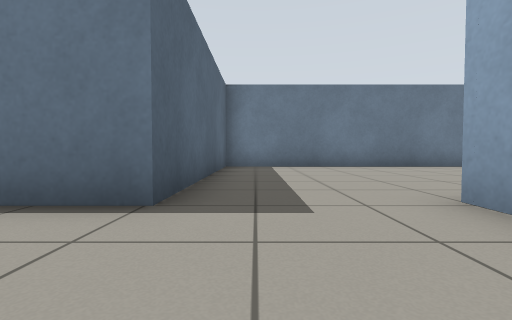
view 1 (above)

24 first-person views from a walk through a robot-simulator world made for Gazebo. The camera is 0.5 m above the floor, tilts 2° down and sees 85° across. The floor is counted in squares, 1 m on a side. Each view is taken from the middle of a square. On the plan, view 1 faces up. The plan holds only what a view shows up to about 9 squares ahead; the rest is blank. The place goes on beyond the plan.

view 2
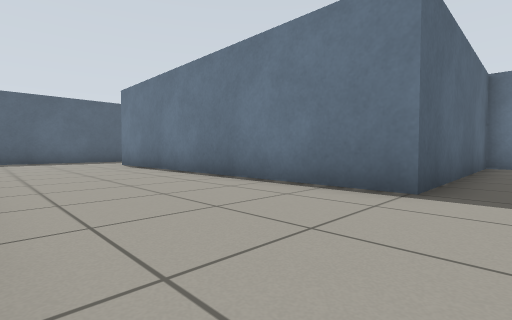

view 3
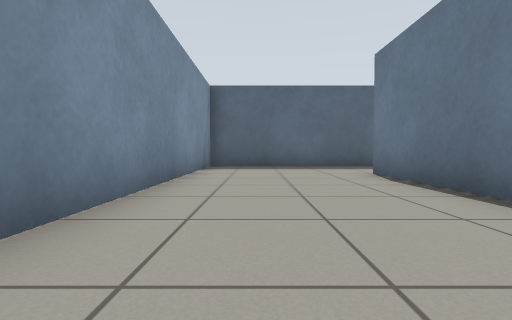

view 4
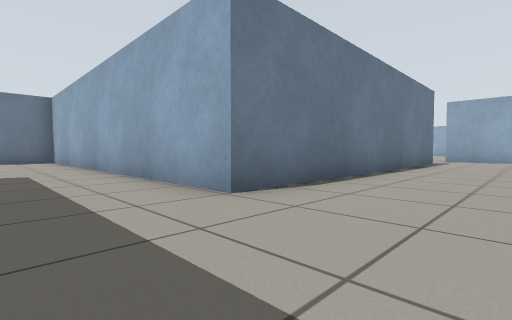

view 5
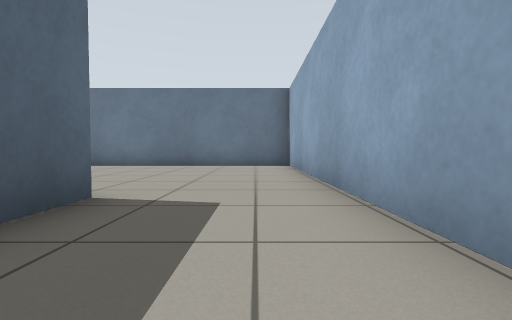

view 6
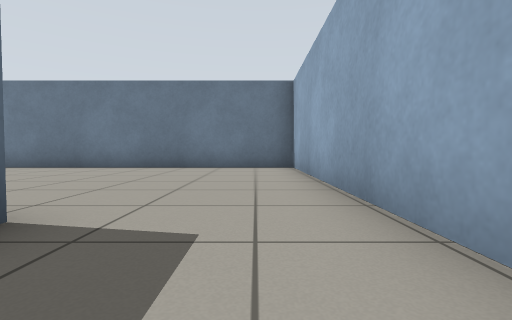

view 7
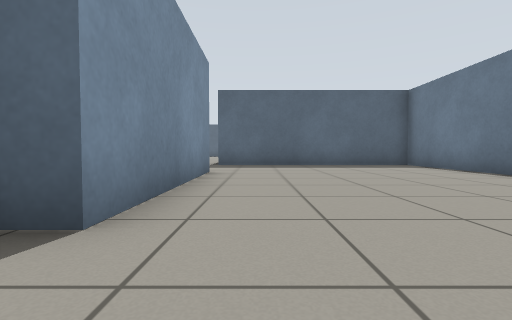

view 8
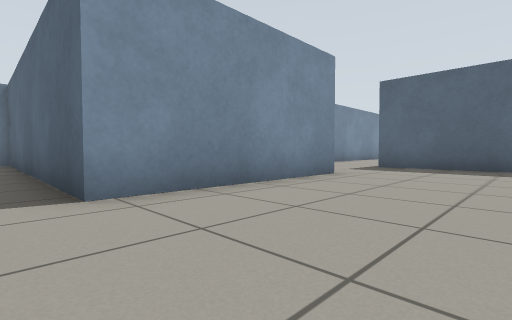

view 9
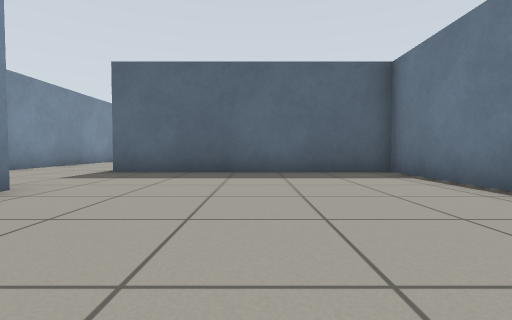

view 10
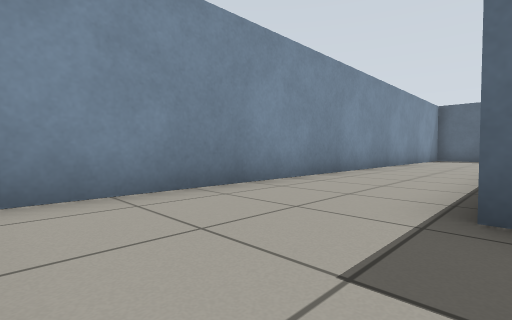

view 11
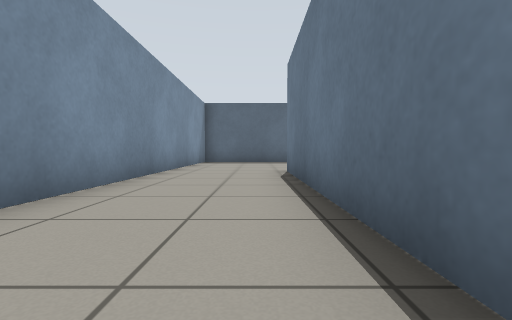

view 12
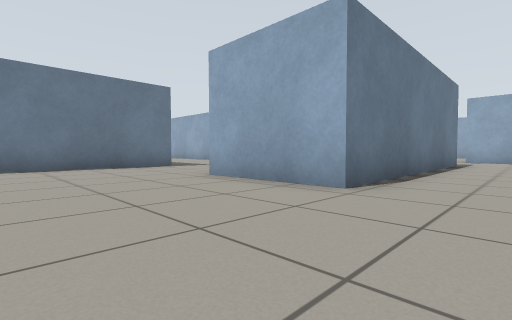

view 13
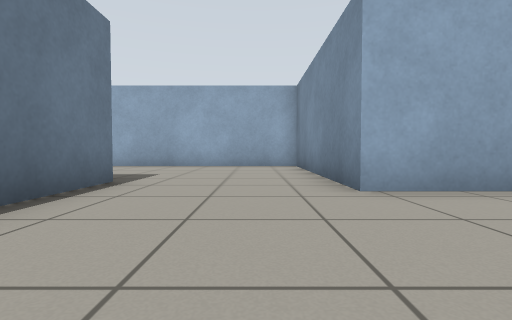

view 14
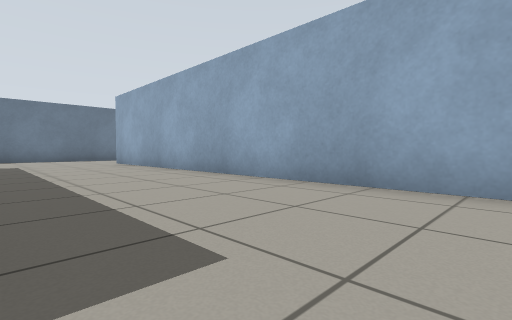

view 15
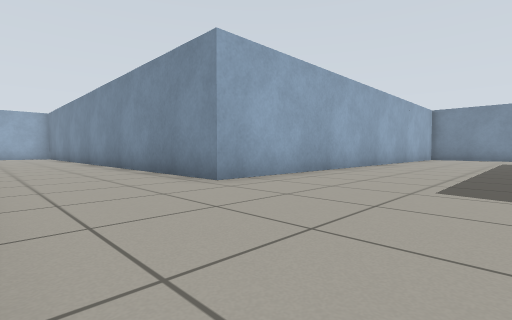

view 16
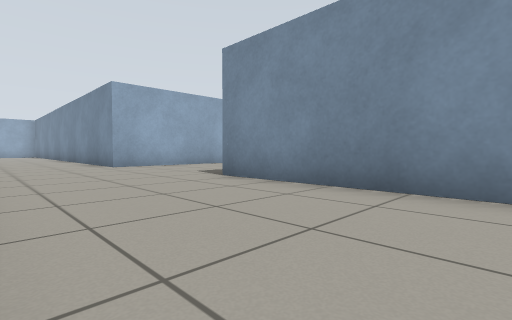

view 17
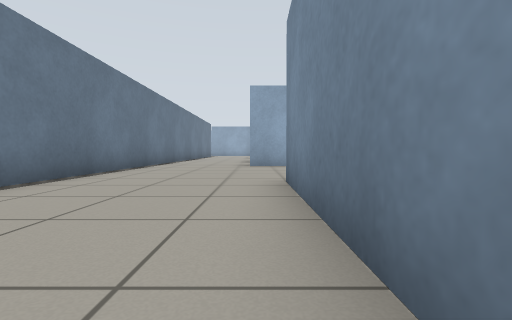

view 18
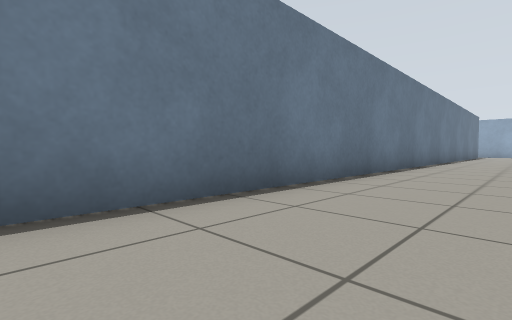

view 19
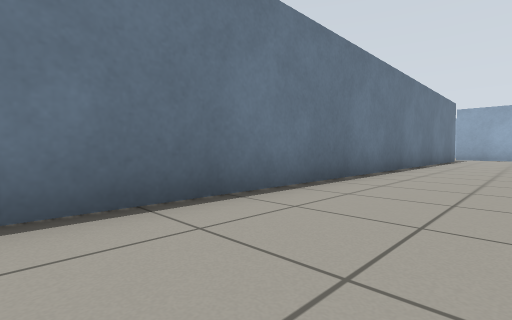

view 20
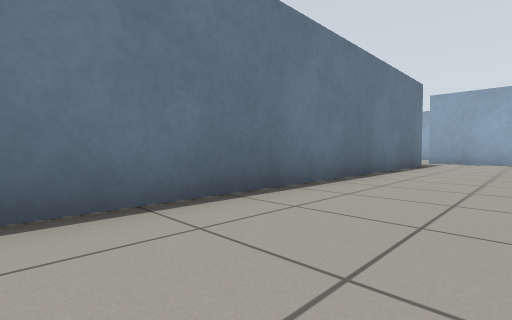

view 21
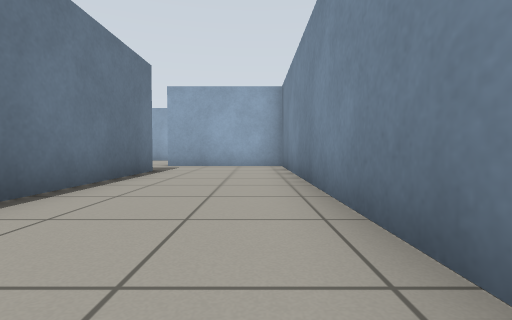

view 22
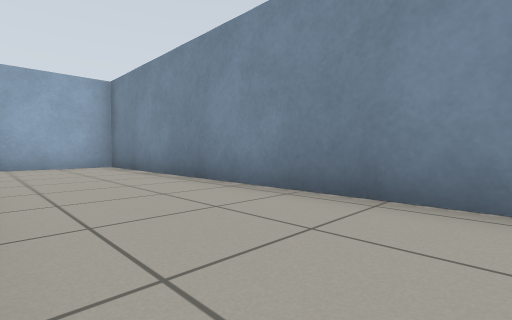

view 23
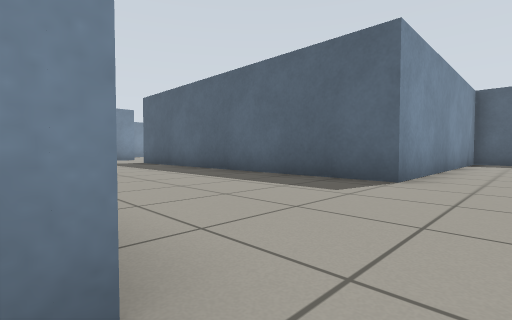

view 24
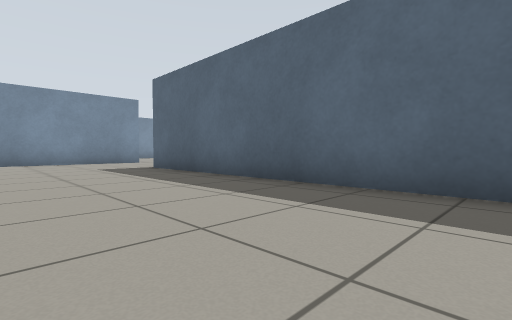

### Floor plan
Points are (right, up) in squares from view 1. A wall is a line through its corners. A room is listed if a view was taken in it or the views show most of it. See-through windows are left out.
Room 1 (views 1, 2, 3, 4, 5, 6, 7, 8, 9, 10)
walls: (-17.5, 6.9) (-12.7, 6.9) (-12.7, -1.4) (-5.5, -1.4); (-0.9, 2.5) (-9.9, 2.5) (-9.9, 13.1) (-20.4, 13.1) (-20.4, 6.7)
ways out: opening at (-18.5, 7) to room 2; opening at (0.5, 2)
Room 2 (views 11, 12, 13, 14, 15, 16, 17, 18, 19, 20, 21, 22, 23, 24)
walls: (-31.5, 22.5) (-26.6, 22.5) (-26.6, 13.3) (-30.8, 13.3); (-20.4, 6.7) (-27.6, 6.7) (-27.6, 9.7) (-22.3, 9.7) (-22.3, 23.2) (-7.2, 23.2) (-7.2, 26.9); (-30.1, 3.8) (-18.1, 3.8); (-9.2, 26.5) (-31, 26.5)
ways out: opening at (-18.5, 7) to room 1

Positions as (right, up) in squares from view 1, and headings:
1: (0, 0), facing up
2: (0, -1), facing up-left
3: (-4, 0), facing left
4: (-12, 0), facing up-right
5: (-11, 4), facing up
6: (-11, 5), facing up
7: (-11, 8), facing left
8: (-12, 10), facing down-left
9: (-14, 10), facing left
10: (-18, 7), facing down-left
11: (-21, 6), facing left
12: (-31, 5), facing up-right
13: (-31, 11), facing right
14: (-26, 12), facing up-right
15: (-26, 26), facing down-right
16: (-31, 26), facing down-right
17: (-31, 23), facing right
18: (-31, 24), facing up-right
19: (-24, 24), facing up-right
20: (-19, 24), facing up-right
21: (-16, 24), facing right
22: (-16, 26), facing down-right
23: (-22, 24), facing down-left
24: (-23, 21), facing down-left
